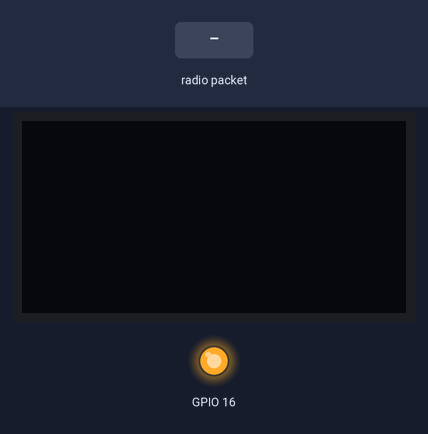
Bench run of a sketch on a simulated ESP32. Parts: 128×64 one-colour display, output pins drawn as LEDs (lit = HIGH). Inputs (shaded band) come from the test bench. No radio packets arrive unless stated; what the sketch prints to the serial monitor is not drawn.

Above: at 1.2 s.
1.3 s: radio packet "0" arrives
At 2.1 s:
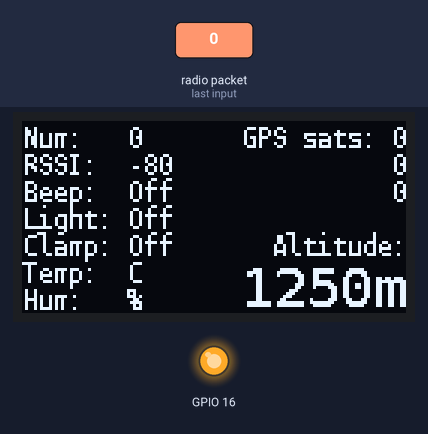
2.8 s: radio packet "1" arrives
At 3.3 s:
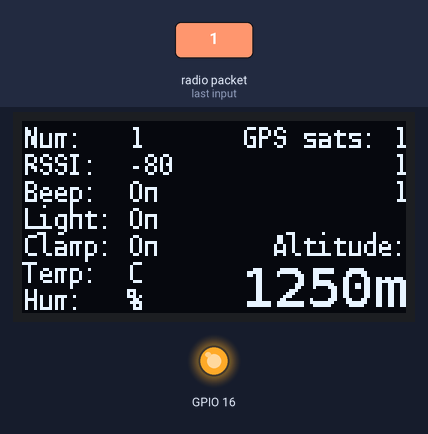
4.3 s: radio packet "2" arrives
At 5.7 s:
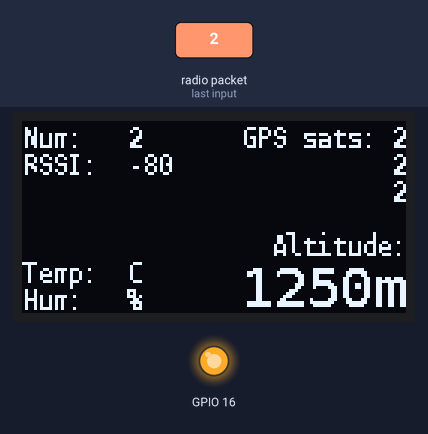
Timing chart, 0 to 7.3 s (numbered marks = the images above; inputs shaded):
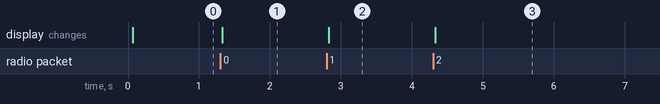

Measured:
- after the input at 1.3 s, the display: changes at once (image 1)
- after the input at 2.8 s, the display: changes at once (image 2)
- after the input at 4.3 s, the display: changes at once (image 3)

The sketch:

guacamole_receiver.ino
```cpp
#include <SPI.h>
#include <LoRa.h>
#include "SSD1306.h" // alias for `#include "SSD1306Wire.h"`
#include "font.h"
#define INCOMING_SIZE 14


SSD1306  display(0x3c, 4, 15);
String incomingParsed [INCOMING_SIZE];

void setup() {
  Serial.begin(9600);
  while (!Serial);
//  Serial.println("Serial on!");
//  Serial.println("SPI on!");
  LoRa.setPins(18, 14, 26);
  if (!LoRa.begin(433000000)) {
//    Serial.println("Starting LoRa failed!");
    while (1);
  }
  pinMode(16,OUTPUT);
  digitalWrite(16, LOW);    // set GPIO16 low to reset OLED
  delay(50);
  digitalWrite(16, HIGH); // while OLED is running, must set GPIO16 in high
  display.init();
  display.flipScreenVertically();
  display.clear();

//  Serial.println("LoRa on!");
//  LoRa.setSpreadingFactor(12);
//  LoRa.setTxPower(17);
//  LoRa.setSignalBandwidth(500E3);
//  LoRa.setCodingRate4(8);
//  Serial.println("LoRa config on!");
}

void dspl(){
  display.clear();
  display.setFont(Monospaced_plain_9);
  display.setTextAlignment(TEXT_ALIGN_LEFT);
  display.drawString(0, 0, "Num:   "+incomingParsed[0]);
  display.drawString(0, 9, "RSSI:  "+incomingParsed[INCOMING_SIZE-1]);

  display.setTextAlignment(TEXT_ALIGN_RIGHT);
  display.drawString(128, 0, "GPS sats: "+incomingParsed[4]);
  display.drawString(128, 9, incomingParsed[2]);
  display.drawString(128, 18, incomingParsed[3]);

  display.setTextAlignment(TEXT_ALIGN_LEFT);
  if (incomingParsed[8 ]=="0") display.drawString(0, 18, "Beep:  Off");
  if (incomingParsed[8 ]=="1") display.drawString(0, 18, "Beep:  On");

  if (incomingParsed[9 ]=="0") display.drawString(0, 27, "Light: Off");
  if (incomingParsed[9 ]=="1") display.drawString(0, 27, "Light: On");

  if (incomingParsed[10]=="0") display.drawString(0, 36, "Clamp: Off");
  if (incomingParsed[10]=="1") display.drawString(0, 36, "Clamp: On");

  display.drawString(0, 45, "Temp:  "+incomingParsed[5].substring(0,incomingParsed[5].length()-1)+"C");
  display.drawString(0, 54, "Hum:   "+incomingParsed[6].substring(0,incomingParsed[6].length()-1)+"%");


  display.setTextAlignment(TEXT_ALIGN_RIGHT);
  display.drawString(128, 36, "Altitude:");
  display.display();
  display.setTextAlignment(TEXT_ALIGN_RIGHT);
  display.setFont(Monospaced_plain_18);
  display.drawString(128, 45, "1250m");
  display.display();
}

void send(String string) {
  //Serial.println("Sending \"" + string + "\"");
  LoRa.beginPacket();
  LoRa.print(string);
  LoRa.endPacket();
//  Serial.println("sent \"" + string + "\"");
}

void loop() {
  // try to parse packet
  //Serial.println("loop");
  int packetSize = LoRa.parsePacket();
  char packet[packetSize];
  for (int i=0; i<packetSize; i++) {
      packet[i]=(char)LoRa.read();
  }
  if (packetSize) {
    String incoming = "";
    for (int i=0; i<packetSize; i++) {
//      Serial.print(packet[i]);
        incoming += packet[i];
    }
//    Serial.print(",");
//    Serial.println(LoRa.packetRssi());
    Serial.println(incoming);

      for (int i=0; i<INCOMING_SIZE-2; i++) {
        int p1 = incoming.indexOf(',');
        incomingParsed[i] = incoming.substring(0, p1);
        incoming = incoming.substring(p1+1, incoming.length());
      }
      Serial.println();
      incomingParsed[INCOMING_SIZE-2] = incoming;
      incomingParsed[INCOMING_SIZE-1] = LoRa.packetRssi();
      String outgoing = "";
      outgoing += incomingParsed[0];
      outgoing += ",";
      outgoing += "000";
      outgoing += ",";
      outgoing += "000";
      outgoing += ",";
      outgoing += "000";
      dspl();
      delay(50);
      send(outgoing);
    }
}
```

Source omitted: font.h (data table, 123018 bytes)
